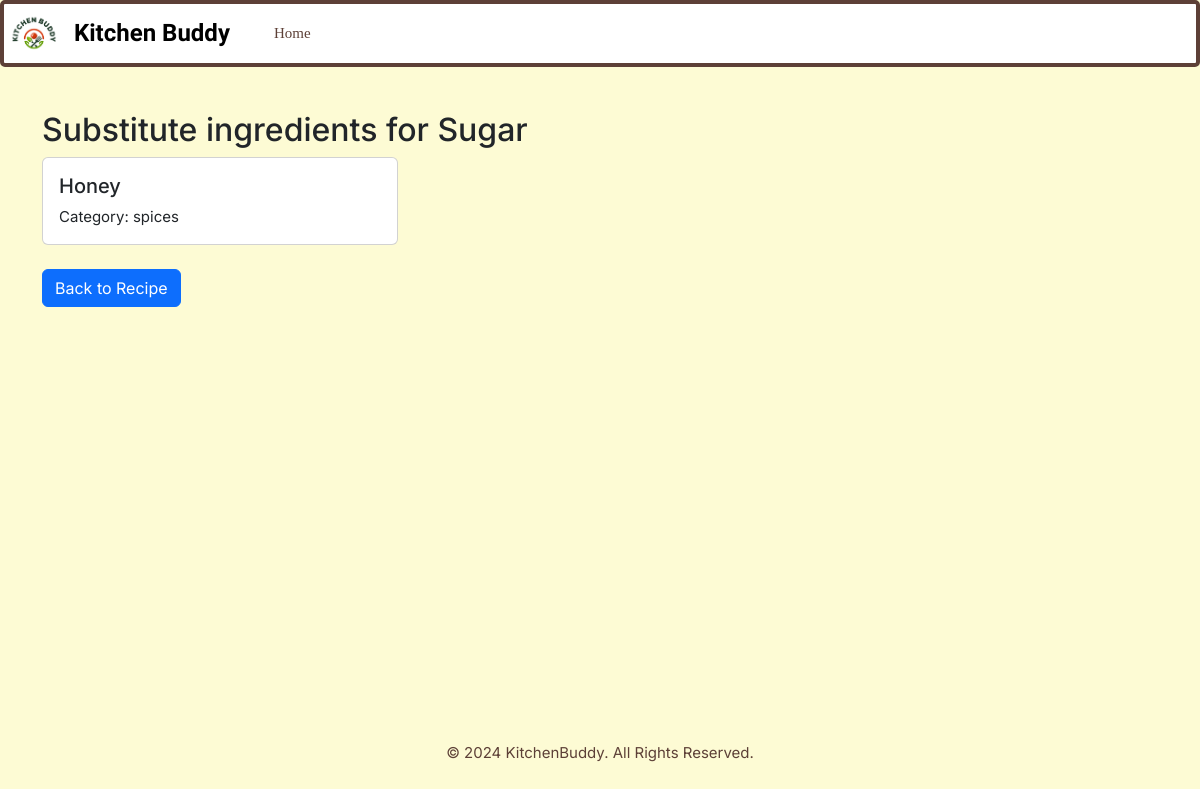
Page /substitutionIngredients/ingredient/3/substitutes/32/ on the committed database.
### ingredients/models.py (models this page shows, shortened)
class Ingredient(models.Model):
    INGREDIENT_CATEGORY = [('fruits', 'Fruits'), ('vegetables', 'Vegetables'), ('dairy', 'Dairy'),
                           ('meat', 'Meat'), ('grains', 'Grains'), ('spices', 'Spieces'),
                           ('fish', 'Fish'), ('nuts', 'Nuts'), ('other', 'Other')]
    name = models.CharField(max_length=50, unique=True)
    category = models.CharField(max_length=20, choices=INGREDIENT_CATEGORY)
    class Meta:
        ordering = ['category', 'name']

### substitutionIngredients/views.py (the view, shortened to what this page needs)
# urls.py: path('ingredient/<int:ingredient_id>/substitutes/<int:recipe_id>/', views.get_substitute_ingredients, name='show_substitutes')
def get_substitute_ingredients(request, ingredient_id, recipe_id):
    try:
        ingredient = Ingredient.objects.get(id=ingredient_id)
        substitute_ingredients = []
        error = None
        db_substitute_ingredients = Substitute.objects.filter(ingredient=ingredient)
        if db_substitute_ingredients.exists():
            for sub in db_substitute_ingredients:
                substitute_ingredients.append({
                    'name': sub.substitute_ingredient.name,
                    'category': sub.substitute_ingredient.category
                })
    except Exception as e:
        error = f"Error: {e}"
    context = {
        'ingredient': ingredient,
        'substitute_ingredients': substitute_ingredients,
        'error': error,
        'recipe_id': recipe_id
    }
    return render(request, 'substitutionIngredients/substitute_ingredients.html', context)

### substitutionIngredients/templates/substitutionIngredients/substitute_ingredients.html (shortened to what this page needs)
{% extends 'base.html' %}
{% block content %}
<div class="container mt-4">
    <h2>Substitute ingredients for {{ ingredient.name }}</h2>
    {% if substitute_ingredients %}
        <div class="row">
            {% for substitute in substitute_ingredients %}
                <div class="col-md-4 mb-4">
                    <div class="card">
                        <div class="card-body">
                            <h5 class="card-title">{{ substitute.name }}</h5>
                            <p class="card-text">
                                Category: {{ substitute.category }}
                            </p>
                        </div>
                    </div>
                </div>
            {% endfor %}
        </div>
    {% else %}
        {% if not error %}
            <div class="alert alert-info">
                No substitutes found for this ingredient.
            </div>
        {% endif %}
    {% endif %}
    <a href="{% url 'recipe_details' recipe_id %}" class="btn btn-primary">
        Back to Recipe
    </a>
</div>
{% endblock %}

### static/css/base.css (style rules this page uses)
html { height: 100%; }
body { background-color: #fdfbd4; font-family: "Inter", sans-serif; font-size: 15px; line-height: 1.5; box-sizing: border-box; margin: 0; min-height: 100vh; display: flex; flex-direction: column; position: relative; overflow: scroll; width: 100%; }

### rows in the picture
Ingredient: name "Sugar"
Ingredient: name "Honey", category "spices"
